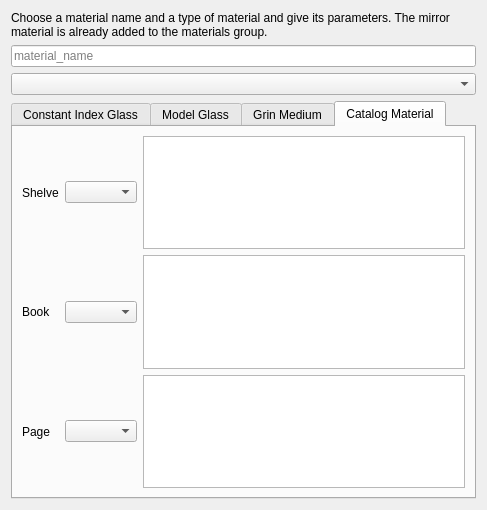
<?xml version="1.0" encoding="UTF-8"?>
<ui version="4.0">
 <class>Dialog</class>
 <widget class="QDialog" name="Dialog">
  <property name="geometry">
   <rect>
    <x>0</x>
    <y>0</y>
    <width>487</width>
    <height>510</height>
   </rect>
  </property>
  <property name="windowTitle">
   <string>Dialog</string>
  </property>
  <layout class="QGridLayout" name="gridLayout">
   <item row="2" column="0">
    <widget class="QComboBox" name="comboBoxCatalogue"/>
   </item>
   <item row="0" column="0">
    <widget class="QLabel" name="label">
     <property name="text">
      <string>Choose a material name and a type of material and give its parameters. The mirror material is already added to the materials group.</string>
     </property>
     <property name="wordWrap">
      <bool>true</bool>
     </property>
    </widget>
   </item>
   <item row="3" column="0">
    <widget class="QTabWidget" name="tabWidget">
     <property name="currentIndex">
      <number>3</number>
     </property>
     <property name="documentMode">
      <bool>false</bool>
     </property>
     <widget class="QWidget" name="tabConstIndexGlass">
      <attribute name="title">
       <string>Constant Index Glass</string>
      </attribute>
      <layout class="QGridLayout" name="gridLayout_2">
       <item row="0" column="1">
        <widget class="QDoubleSpinBox" name="doubleSpinBoxIndex">
         <property name="decimals">
          <number>8</number>
         </property>
         <property name="singleStep">
          <double>0.100000000000000</double>
         </property>
         <property name="value">
          <double>1.000000000000000</double>
         </property>
        </widget>
       </item>
       <item row="0" column="0">
        <widget class="QLabel" name="label_2">
         <property name="text">
          <string>Constant Index</string>
         </property>
        </widget>
       </item>
      </layout>
     </widget>
     <widget class="QWidget" name="tabModelGlass">
      <attribute name="title">
       <string>Model Glass</string>
      </attribute>
      <layout class="QGridLayout" name="gridLayout_3">
       <item row="0" column="1">
        <widget class="QDoubleSpinBox" name="doubleSpinBoxN0">
         <property name="decimals">
          <number>8</number>
         </property>
         <property name="singleStep">
          <double>0.100000000000000</double>
         </property>
         <property name="value">
          <double>1.497496000000000</double>
         </property>
        </widget>
       </item>
       <item row="0" column="0">
        <widget class="QLabel" name="label_3">
         <property name="text">
          <string>Conrady n0</string>
         </property>
        </widget>
       </item>
       <item row="1" column="1">
        <widget class="QDoubleSpinBox" name="doubleSpinBox_A">
         <property name="decimals">
          <number>8</number>
         </property>
         <property name="singleStep">
          <double>0.010000000000000</double>
         </property>
         <property name="value">
          <double>0.010099000000000</double>
         </property>
        </widget>
       </item>
       <item row="2" column="1">
        <widget class="QDoubleSpinBox" name="doubleSpinBox_B">
         <property name="decimals">
          <number>8</number>
         </property>
         <property name="singleStep">
          <double>0.000100000000000</double>
         </property>
         <property name="value">
          <double>0.000328000000000</double>
         </property>
        </widget>
       </item>
       <item row="1" column="0">
        <widget class="QLabel" name="label_4">
         <property name="text">
          <string>Conrady A</string>
         </property>
        </widget>
       </item>
       <item row="2" column="0">
        <widget class="QLabel" name="label_5">
         <property name="text">
          <string>Conrady B</string>
         </property>
        </widget>
       </item>
      </layout>
     </widget>
     <widget class="QWidget" name="tabGrinMedium">
      <attribute name="title">
       <string>Grin Medium</string>
      </attribute>
      <layout class="QGridLayout" name="gridLayout_5">
       <item row="4" column="0">
        <widget class="QLabel" name="label_10">
         <property name="text">
          <string>dn/dz(x, y, z)</string>
         </property>
         <property name="wordWrap">
          <bool>true</bool>
         </property>
        </widget>
       </item>
       <item row="4" column="1">
        <widget class="QComboBox" name="comboBox_FOf_Nz"/>
       </item>
       <item row="2" column="1">
        <widget class="QComboBox" name="comboBox_FOf_Nx"/>
       </item>
       <item row="2" column="0">
        <widget class="QLabel" name="label_8">
         <property name="text">
          <string>dn/dx(x, y, z)</string>
         </property>
         <property name="wordWrap">
          <bool>true</bool>
         </property>
        </widget>
       </item>
       <item row="4" column="2">
        <widget class="QComboBox" name="comboBox_FO_Nz"/>
       </item>
       <item row="3" column="2">
        <widget class="QComboBox" name="comboBox_FO_Ny"/>
       </item>
       <item row="1" column="1">
        <widget class="QComboBox" name="comboBox_FOf_N"/>
       </item>
       <item row="3" column="1">
        <widget class="QComboBox" name="comboBox_FOf_Ny"/>
       </item>
       <item row="1" column="2">
        <widget class="QComboBox" name="comboBox_FO_N"/>
       </item>
       <item row="2" column="2">
        <widget class="QComboBox" name="comboBox_FO_Nx"/>
       </item>
       <item row="1" column="0">
        <widget class="QLabel" name="label_7">
         <property name="text">
          <string>n(x, y, z)</string>
         </property>
         <property name="wordWrap">
          <bool>true</bool>
         </property>
        </widget>
       </item>
       <item row="3" column="0">
        <widget class="QLabel" name="label_9">
         <property name="text">
          <string>dn/dy(x, y, z)</string>
         </property>
         <property name="wordWrap">
          <bool>true</bool>
         </property>
        </widget>
       </item>
       <item row="0" column="1">
        <widget class="QLabel" name="label_11">
         <property name="text">
          <string>Function Name in Function Object</string>
         </property>
         <property name="wordWrap">
          <bool>true</bool>
         </property>
        </widget>
       </item>
       <item row="0" column="2">
        <widget class="QLabel" name="label_12">
         <property name="text">
          <string>Function Object</string>
         </property>
         <property name="wordWrap">
          <bool>true</bool>
         </property>
        </widget>
       </item>
      </layout>
     </widget>
     <widget class="QWidget" name="tabCatalogMaterial">
      <property name="sizePolicy">
       <sizepolicy hsizetype="Expanding" vsizetype="Expanding">
        <horstretch>0</horstretch>
        <verstretch>0</verstretch>
       </sizepolicy>
      </property>
      <attribute name="title">
       <string>Catalog Material</string>
      </attribute>
      <layout class="QGridLayout" name="gridLayout_6">
       <item row="2" column="1">
        <widget class="QComboBox" name="comboBox_Page"/>
       </item>
       <item row="0" column="0">
        <widget class="QLabel" name="label_6">
         <property name="text">
          <string>Shelve</string>
         </property>
        </widget>
       </item>
       <item row="2" column="0">
        <widget class="QLabel" name="label_14">
         <property name="text">
          <string>Page</string>
         </property>
        </widget>
       </item>
       <item row="1" column="0">
        <widget class="QLabel" name="label_13">
         <property name="text">
          <string>Book</string>
         </property>
        </widget>
       </item>
       <item row="0" column="1">
        <widget class="QComboBox" name="comboBox_Shelve"/>
       </item>
       <item row="1" column="1">
        <widget class="QComboBox" name="comboBox_Book"/>
       </item>
       <item row="0" column="2">
        <widget class="QPlainTextEdit" name="plainTextEdit_References"/>
       </item>
       <item row="1" column="2">
        <widget class="QPlainTextEdit" name="plainTextEdit_Comment"/>
       </item>
       <item row="2" column="2">
        <widget class="QPlainTextEdit" name="plainTextEdit_Data"/>
       </item>
      </layout>
     </widget>
    </widget>
   </item>
   <item row="1" column="0">
    <widget class="QLineEdit" name="lineEditName">
     <property name="placeholderText">
      <string>material_name</string>
     </property>
    </widget>
   </item>
  </layout>
 </widget>
 <resources/>
 <connections/>
</ui>
